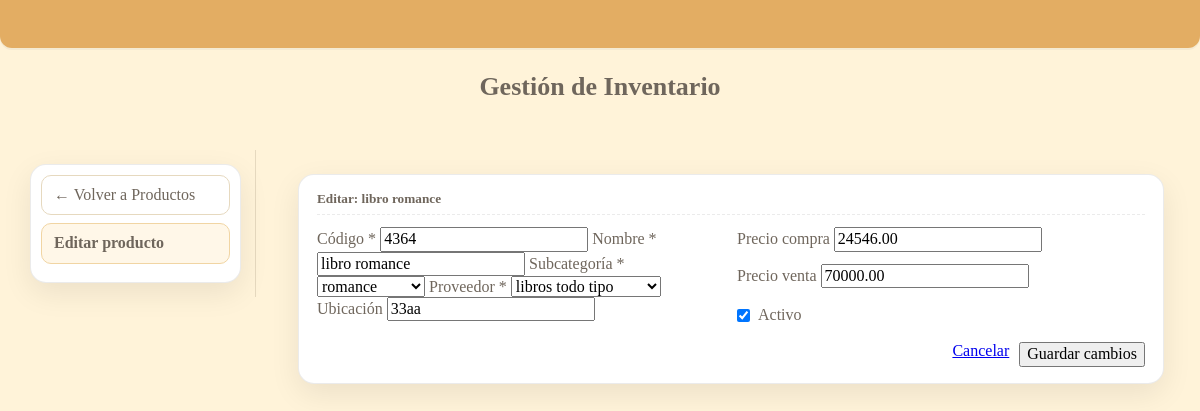
Screenshot of /admin/productos/editar.php (signed in) with the database file from the repository.
### tables this page shows
CREATE TABLE `producto` (
  `id_producto` int(10) UNSIGNED NOT NULL,
  `nombre` varchar(200) NOT NULL,
  `descripcion` varchar(400) DEFAULT NULL,
  `codigo` varchar(64) DEFAULT NULL,
  `precio_compra` decimal(12,2) NOT NULL DEFAULT 0.00,
  `precio_venta` decimal(12,2) NOT NULL DEFAULT 0.00,
  `ubicacion` varchar(255) NOT NULL,
  `id_subcategoria` smallint(5) UNSIGNED NOT NULL,
  `id_proveedor` int(10) UNSIGNED DEFAULT NULL,
  `activo` tinyint(1) NOT NULL DEFAULT 1,
  `creado_en` datetime NOT NULL DEFAULT current_timestamp(),
  `actualizado_en` datetime DEFAULT NULL ON UPDATE current_timestamp()
);

CREATE TABLE `subcategoria` (
  `id_subcategoria` smallint(5) UNSIGNED NOT NULL,
  `id_categoria` smallint(5) UNSIGNED NOT NULL,
  `nombre` varchar(100) NOT NULL
);

CREATE TABLE `proveedor` (
  `id_proveedor` int(10) UNSIGNED NOT NULL,
  `nombre` varchar(160) NOT NULL,
  `direccion` varchar(200) DEFAULT NULL,
  `telefono` varchar(60) DEFAULT NULL,
  `email` varchar(160) DEFAULT NULL,
  `contacto_referencia` varchar(120) DEFAULT NULL
);

### admin/productos/editar.php (the view, shortened to what this page needs)
<?php
include(__DIR__ . '/../../includes/db.php');
function h($s){ return htmlspecialchars((string)$s, ENT_QUOTES, 'UTF-8'); }
$id = max(1, (int)($_GET['id'] ?? 0));
$st = $conexion->prepare("SELECT * FROM producto WHERE id_producto=? LIMIT 1");
$st->bind_param('i', $id);
$st->execute();
$prod = $st->get_result()->fetch_assoc();
$subcats=[]; $proveedores=[];
$res = $conexion->query("SELECT id_subcategoria, nombre FROM subcategoria ORDER BY nombre");
while($r=$res->fetch_assoc()) $subcats[]=$r;
$res = $conexion->query("SELECT id_proveedor, nombre FROM proveedor ORDER BY nombre");
while($r=$res->fetch_assoc()) $proveedores[]=$r;
$codigo  = $_POST ? trim($_POST['codigo'] ?? '') : $prod['codigo'];
$nombre  = $_POST ? trim($_POST['nombre'] ?? '') : $prod['nombre'];
$id_subcategoria = $_POST ? (int)($_POST['id_subcategoria'] ?? 0) : (int)$prod['id_subcategoria'];
$id_proveedor    = $_POST ? (int)($_POST['id_proveedor'] ?? 0)    : (int)$prod['id_proveedor'];
$ubicacion = $_POST ? trim($_POST['ubicacion'] ?? '') : ($prod['ubicacion'] ?? '');
$precio_compra = $_POST ? (string)($_POST['precio_compra'] ?? '') : (string)$prod['precio_compra'];
$precio_venta  = $_POST ? (string)($_POST['precio_venta']  ?? '') : (string)$prod['precio_venta'];
$activo  = $_POST ? (isset($_POST['activo']) ? 1 : 0) : (int)$prod['activo'];
?>
<!doctype html>
<html lang="es">
<head>
  <link rel="stylesheet" href="https://cdnjs.cloudflare.com/ajax/libs/normalize/8.0.1/normalize.min.css">
  <link rel="stylesheet" href="https://cdnjs.cloudflare.com/ajax/libs/skeleton/2.0.4/skeleton.min.css">
  <link rel="stylesheet" href="/libreria_lapicito/css/style.css">
</head>
<body>
  <div class="barra"></div>
  <div class="inv-title">Gestión de Inventario</div>
  <div class="prod-shell">
    <aside class="prod-side">
      <ul class="prod-nav">
        <li><a href="/libreria_lapicito/admin/productos/">← Volver a Productos</a></li>
        <li><a class="active" href="#"><strong>Editar producto</strong></a></li>
      </ul>
    </aside>
    <main class="prod-main">
      <div class="prod-card">
        <div class="prod-head"><h5>Editar: <?= h($prod['nombre']) ?></h5></div>
        <form method="post" class="form-grid" autocomplete="off">
          <div>
            <label>Código *</label>
            <input type="text" name="codigo" value="<?= h($codigo) ?>" required>
            <label>Nombre *</label>
            <input type="text" name="nombre" value="<?= h($nombre) ?>" required>
            <label>Subcategoría *</label>
            <select name="id_subcategoria" required>
              <?php foreach($subcats as $s): ?>
                <option value="<?= (int)$s['id_subcategoria'] ?>" <?= $id_subcategoria===(int)$s['id_subcategoria']?'selected':'' ?>>
                  <?= h($s['nombre']) ?>
                </option>
              <?php endforeach; ?>
            </select>
            <label>Proveedor *</label>
            <select name="id_proveedor" required>
              <?php foreach($proveedores as $p): ?>
                <option value="<?= (int)$p['id_proveedor'] ?>" <?= $id_proveedor===(int)$p['id_proveedor']?'selected':'' ?>>
                  <?= h($p['nombre']) ?>
                </option>
              <?php endforeach; ?>
            </select>
            <label>Ubicación</label>
            <input type="text" name="ubicacion" value="<?= h($ubicacion) ?>" placeholder="Ej: A1-03">
          </div>
          <div>
            <div class="row">
              <div class="six columns">
                <label>Precio compra</label>
                <input type="number" step="0.01" min="0" name="precio_compra" value="<?= h($precio_compra) ?>">
              </div>
              <div class="six columns">
                <label>Precio venta</label>
                <input type="number" step="0.01" min="0" name="precio_venta" value="<?= h($precio_venta) ?>">
              </div>
            </div>
            <label style="display:flex;align-items:center;gap:8px;margin-top:8px">
              <input type="checkbox" name="activo" value="1" <?= $activo? 'checked':'' ?>> Activo
            </label>
          </div>
          <div class="form-actions">
            <a class="button button-outline" href="/libreria_lapicito/admin/productos/">Cancelar</a>
            <button class="lp-btn" type="submit">Guardar cambios</button>
          </div>
        </form>
      </div>
    </main>
  </div>
</body>
</html>

### css/style.css (style rules this page uses)
:root { --barra:#e3ad63; --fondo:#fff3d9; --texto:#6f665c; --btn:#8a956e; --btn-txt:#ffffff; --borde:rgba(0,0,0,.08); --sombra:0 10px 30px rgba(0,0,0,.08); --radio:12px; --radio-lg:16px; --f1:clamp(26px,3.2vw,34px); --f3:clamp(14px,1.5vw,16px); }
html,body { margin:0;padding:0 }
body { background:var(--fondo); color:var(--texto); -webkit-font-smoothing:antialiased; -moz-osx-font-smoothing:grayscale; }
h1,h2,h3,h4,h5,h6 { margin-top:.2rem;margin-bottom:.6rem; }
.barra { height:48px; background:var(--barra); border-bottom-left-radius:var(--radio); border-bottom-right-radius:var(--radio); box-shadow:0 2px 0 #e3ad63; position:relative; overflow:hidden; }
.barra::after { content:""; position:absolute; inset:0; background:linear-gradient(90deg,transparent 0 30%,rgba(255,255,255,.16) 50%,transparent 70% 100%); transform:translateX(-100%); animation:barra-brillo 6s linear infinite; pointer-events:none; }
.barra { box-shadow:0 2px 0 rgba(0,0,0,.04); }
.inv-title { text-align:center; color:#6f665c; font-weight:600; padding:10px 0 12px; }
.prod-shell { display:grid; grid-template-columns:220px 1fr; gap:0; min-height:calc(100vh - 110px); }
.prod-side { background:#fff3d9; border-right:1px solid #e6d9bf; padding:14px; }
.prod-nav { list-style:none; margin:0; padding:0; }
.prod-nav li { margin-bottom:8px; }
.prod-nav a { display:block; padding:8px 10px; border:1px solid #e6d9bf; border-radius:10px; background:#fff; color:#6f665c; text-decoration:none; }
.prod-nav a.active { background:#fffef2; border-color:#e9d7b5; font-weight:700; }
.prod-main { padding:14px; }
.prod-card { background:#fff9ef; border:1px solid #e6d9bf; border-radius:12px; padding:12px; }
.prod-head { display:flex; align-items:center; justify-content:space-between; margin-bottom:8px; }
.form-grid { display:grid; grid-template-columns: 1fr 1fr; gap:12px; margin-top:8px; }
.form-actions { grid-column: 1 / -1; display:flex; gap:10px; justify-content:flex-end; margin-top:6px; }
.prod-main { max-width: 1200px; margin: 0 auto; padding: 24px 20px 48px; }
.inv-title { font-weight: 700; font-size: clamp(20px, 2.2vw, 26px); margin: 14px 0 18px; color: var(--texto); }
.prod-shell { display: grid; grid-template-columns: 240px 1fr; gap: 22px; align-items: start; padding: 18px 16px 40px; }
.prod-side { position: sticky; top: 14px; align-self: start; }
.prod-nav { list-style: none; margin: 0; padding: 10px; background: #fff; border: 1px solid var(--borde); border-radius: var(--radio-lg); box-shadow: var(--sombra); }
.prod-nav li+li { margin-top: 6px; }
.prod-nav a { display: block; padding: 10px 12px; border-radius: 10px; color: var(--texto); text-decoration: none; }
.prod-nav a.active { background: #fff7e8; border: 1px solid #f1d5a3; }
.prod-card { background:#fff; border:1px solid var(--borde); border-radius: var(--radio-lg); box-shadow: var(--sombra); padding: 16px 18px; margin-bottom: 18px; }
.prod-head { display:flex; align-items:center; justify-content:space-between; gap:12px; padding-bottom: 8px; margin-bottom: 12px; border-bottom: 1px dashed var(--borde); }
.prod-head h5 { margin:0; }
.row { margin-bottom: 18px; }
.columns { margin-bottom: 12px; }

### rows the page displays
producto: nombre "libro romance", codigo "4364", id_subcategoria "romance", id_proveedor "libros todo tipo", ubicacion "33aa", precio_compra "24546.00", precio_venta "70000.00", activo "☑"
